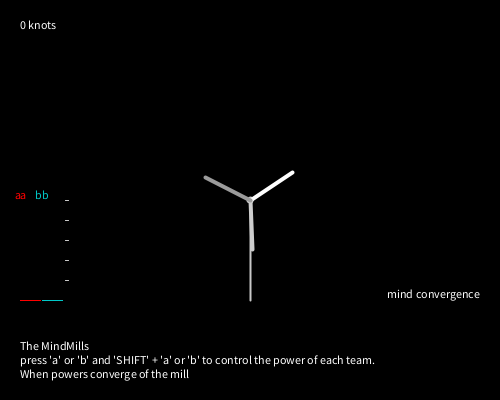
Frame 1 (no input)
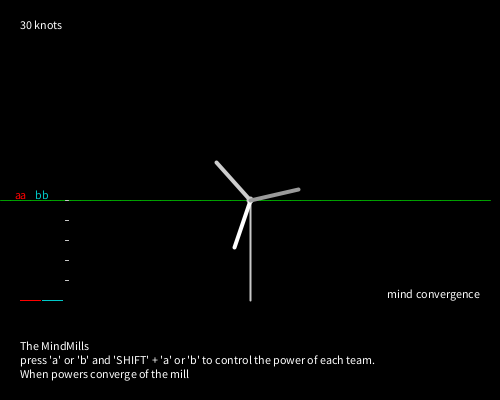
Frame 60 (the mouse pressed at the canvas centre just before this capture)
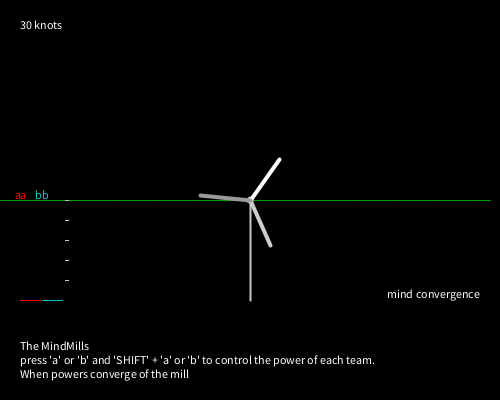
Frame 120 (the mouse held since frame 60 and released just before this capture)

The Processing sketch that drew these frames (run headless with seeded random() and noise(); from frame 60 on, the mouse is pressed at the canvas centre):

// Processing sketch: mindmillConvergence
// ── mindmillConvergence.pde
/**
 * Mindmill 
 * 
 * Panos Mavros urbancortex.org
 * 
 * Press buttons up or down to increase or decrease the speed of the wind. 
 */

PVector origin;
float powerA, powerB, speed;
float powerAMax = 1, powerBMax =1;
int speedMax = 20;
int millHeight = 100;
int bladeLength = 40;
float powerDiff;
float angle, rotSpeed;
IntList converge = new IntList();
float convergence;

windMill mill, mill2;

void setup () {
  size(500, 400);
  stroke(255);
  background(0);
  frameRate(15);
  
  mill = new windMill(0, 0, 100, 40);
}

void draw() {
  //println(origin);
  background(0);

  updateText();
  teams();
  lineChart();
  barCharts();
  mill.speed();
  mill.display();
 
}

void teams() {
  // calculate the difference between the state of user A and user B
  powerDiff = abs(powerA-powerB);
  
  // reverse numbers so that smaller difference makes higher speed
  convergence = map(powerDiff, 0,1,1,0);
  
  // add new value to array for the chart
  converge.append((int)(convergence*100));
  if(converge.size()>50){
    converge.remove(1);
  }
  
 barCharts();
}

void updateText() {
  speed = rotSpeed*30;
  
  fill(255);
  noStroke();
  textAlign(LEFT, TOP);
  text((int)speed+" knots", 20, 20);
  textAlign(LEFT, BOTTOM);
  //text("the windmill");
  text("The MindMills \npress 'a' or 'b' and 'SHIFT' + 'a' or 'b' to control the power of each team. \nWhen powers converge of the mill", 20, height - 20);
}

void keyPressed() {
  if (key == 'a') {
    if (powerA < powerAMax) {
      powerA = powerA+0.1;
    }
  } 
  else if (key == 'A') {
    if (powerA > 0.1) {
      powerA = powerA-0.1;
    }
    
  }
  if (key == 'b') {
    if (powerB < powerBMax) {
      powerB = powerB+0.1;
    }
  } 
  else if (key == 'B') {
    if (powerB > 0.1) {
      powerB= powerB-0.1;
    }
  }
}



class windMill {
  int xo;
  int yo;
  int millHeight;
  int bladeLength;
  windMill(int x, int y, int m, int b) {
    xo = x;
    yo = y;
    millHeight = m;
    bladeLength = b;
  }
  
  void speed(){
     rotSpeed = convergence;
    // get a logistic curve to start smoother
    // logSpeed =  (1/1-exp(-logSpeed*10))/10;
   
     angle = angle + rotSpeed;
  }
  
  void display() {

    translate(width / 2, height / 2);
    strokeWeight(4);
    //println(angle);
    pushMatrix();
    stroke(200);
    strokeWeight(2);
    line(xo, yo + millHeight, xo, yo);
    ellipse(xo, yo, 5, 5);

    rotate(angle);
    strokeWeight(4);
    // draw the three blades
    for (int i = 0; i<3;i++) {
      //print(i);
      pushMatrix();
      rotate(radians(120*i));
      stroke(255 - 50*i);
      line(0, 0, 0, -50);
      popMatrix();
    }
    popMatrix();
  }
}

void lineChart(){
  
  int limRight= 0;
  int b = 10;
  pushMatrix();
  int chartHeight = 100;
  translate(0,200);
  textAlign(RIGHT, BOTTOM);
  fill(255);
  text("mind convergence", width-20,chartHeight);
 
  for(int i=0; i<converge.size()-1;i++){
    int y0 = chartHeight-converge.get(i);
    int x0 = limRight+b*i;
    int y1 = chartHeight-converge.get(i+1);
    int x1 = limRight+b*(i+1);
   
    //println(i+" "+x0+" "+x1);
    stroke(0,200,0,200);
    line(x0,y0,x1,y1);
  }
  popMatrix();
}

void barCharts(){
  pushMatrix();
  translate(20,200);
  
  strokeWeight(1);
  fill(255,0,0);
  stroke(255,0,0);
  text("a",0,0);
  rect(0,100-powerA*100,20,powerA*100);
  fill(0,200,200);
  stroke(0,200,200);
  text("b",22,0);
  rect(22,100-powerB*100,20,powerB*100);
  
  for (int i=0; i<5; i++) { 
    int y = 20*i;
    strokeWeight(1);
    stroke(200);
    line(45, y, 48, y);
  }
  popMatrix();
}
